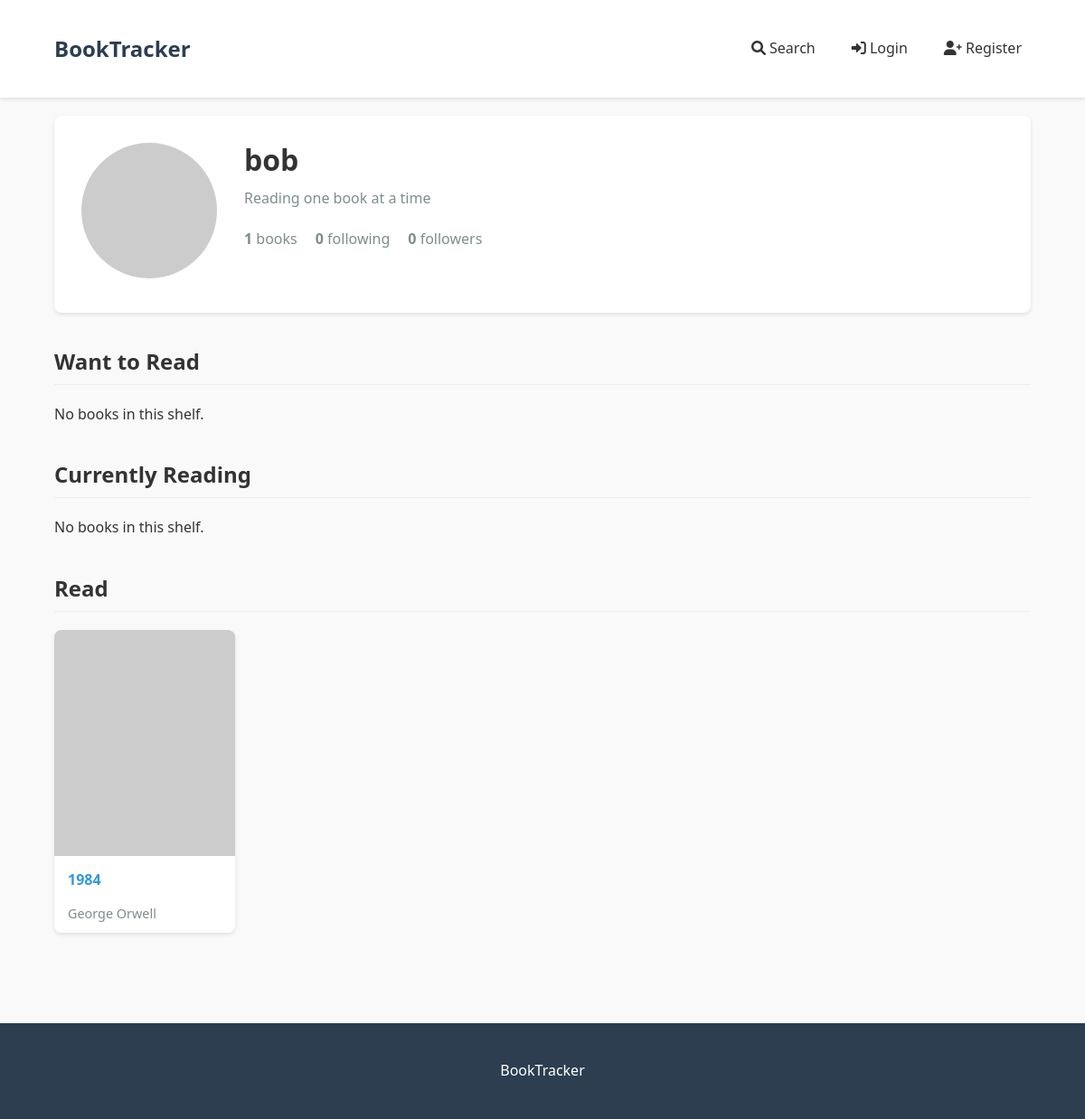
/profile/bob, run on the app's committed database.
### tables this page shows
CREATE TABLE users (
    id INTEGER PRIMARY KEY AUTOINCREMENT,
    username TEXT UNIQUE NOT NULL,
    email TEXT UNIQUE NOT NULL,
    password_hash TEXT NOT NULL,
    bio TEXT,
    profile_picture TEXT,
    created_at DATETIME DEFAULT CURRENT_TIMESTAMP,
    updated_at DATETIME DEFAULT CURRENT_TIMESTAMP
);

CREATE TABLE books (
    id INTEGER PRIMARY KEY AUTOINCREMENT,
    title TEXT NOT NULL,
    author TEXT NOT NULL,
    isbn TEXT UNIQUE,
    description TEXT,
    cover_image TEXT,
    published_date DATE,
    page_count INTEGER,
    average_rating REAL DEFAULT 0.0,
    created_at DATETIME DEFAULT CURRENT_TIMESTAMP
);

### app.py (the view)
@app.route('/profile/<username>')
def profile(username):
    conn = get_db_connection()
    user = conn.execute('''
        SELECT * FROM users WHERE username = ?
    ''', (username,)).fetchone()
    if not user:
        flash('User not found!', 'error')
        return redirect(url_for('index'))
    want_to_read = conn.execute('''
        SELECT b.* FROM user_books ub
        JOIN books b ON ub.book_id = b.id
        WHERE ub.user_id = ? AND ub.status = 'want_to_read'
    ''', (user['id'],)).fetchall()
    currently_reading = conn.execute('''
        SELECT b.* FROM user_books ub
        JOIN books b ON ub.book_id = b.id
        WHERE ub.user_id = ? AND ub.status = 'currently_reading'
    ''', (user['id'],)).fetchall()
    read = conn.execute('''
        SELECT b.* FROM user_books ub
        JOIN books b ON ub.book_id = b.id
        WHERE ub.user_id = ? AND ub.status = 'read'
    ''', (user['id'],)).fetchall()
    is_following = False
    if 'user_id' in session and session['user_id'] != user['id']:
        follow = conn.execute('''
            SELECT * FROM follows
            WHERE follower_id = ? AND following_id = ?
        ''', (session['user_id'], user['id'])).fetchone()
        is_following = follow is not None
    conn.close()
    return render_template('profile.html',
                         user=user,
                         want_to_read=want_to_read,
                         currently_reading=currently_reading,
                         read=read,
                         is_following=is_following)

### app.py (called while the page is built)
def get_db_connection():
    conn = sqlite3.connect(DATABASE)
    conn.row_factory = sqlite3.Row
    return conn

### templates/profile.html (shortened to what this page needs)
{% extends "base.html" %}
{% block content %}
    <div class="profile-header">
        <div class="profile-picture">
            <img src="{{ user['profile_picture'] or 'https://via.placeholder.com/150' }}" alt="{{ user['username'] }}">
        </div>
        <div class="profile-info">
            <h1>{{ user['username'] }}</h1>
            {% if user['bio'] %}
                <p class="bio">{{ user['bio'] }}</p>
            {% endif %}
            <div class="profile-stats">
                <span><strong>{{ want_to_read|length + currently_reading|length + read|length }}</strong> books</span>
                <span><strong>{{ follows_count|default(0) }}</strong> following</span>
                <span><strong>{{ followers_count|default(0) }}</strong> followers</span>
            </div>
        </div>
    </div>
    <div class="section">
        <h2>Want to Read</h2>
        {% if want_to_read %}
            <div class="book-grid">
                {% for book in want_to_read %}
                    <div class="book-card">
                        <a href="{{ url_for('book_detail', book_id=book['id']) }}">
                            <img src="{{ book['cover_image'] or 'https://via.placeholder.com/150x200' }}" alt="{{ book['title'] }}">
                            <h3>{{ book['title'] }}</h3>
                            <p>{{ book['author'] }}</p>
                        </a>
                    </div>
                {% endfor %}
            </div>
        {% else %}
            <p>No books in this shelf.</p>
        {% endif %}
    </div>
    <div class="section">
        <h2>Currently Reading</h2>
        {% if currently_reading %}
            <div class="book-grid">
                {% for book in currently_reading %}
                    <div class="book-card">
                        <a href="{{ url_for('book_detail', book_id=book['id']) }}">
                            <img src="{{ book['cover_image'] or 'https://via.placeholder.com/150x200' }}" alt="{{ book['title'] }}">
                            <h3>{{ book['title'] }}</h3>
                            <p>{{ book['author'] }}</p>
                        </a>
                    </div>
                {% endfor %}
            </div>
        {% else %}
            <p>No books in this shelf.</p>
        {% endif %}
    </div>
    <div class="section">
        <h2>Read</h2>
        {% if read %}
            <div class="book-grid">
                {% for book in read %}
                    <div class="book-card">
                        <a href="{{ url_for('book_detail', book_id=book['id']) }}">
                            <img src="{{ book['cover_image'] or 'https://via.placeholder.com/150x200' }}" alt="{{ book['title'] }}">
                            <h3>{{ book['title'] }}</h3>
                            <p>{{ book['author'] }}</p>
                        </a>
                    </div>
                {% endfor %}
            </div>
        {% else %}
            <p>No books in this shelf.</p>
        {% endif %}
    </div>
{% endblock %}

### static/css/style.css (style rules this page uses)
:root { --primary-color: #3498db; --secondary-color: #2ecc71; --dark-color: #2c3e50; --light-color: #ecf0f1; --danger-color: #e74c3c; --warning-color: #f39c12; --success-color: #2ecc71; --text-color: #333; --text-light: #7f8c8d; }
* { margin: 0; padding: 0; box-sizing: border-box; }
body { font-family: 'Segoe UI', Tahoma, Geneva, Verdana, sans-serif; line-height: 1.6; color: var(--text-color); background-color: #f9f9f9; }
h1, h2, h3, h4 { margin-bottom: 1rem; line-height: 1.2; }
a { text-decoration: none; color: var(--primary-color); }
img { max-width: 100%; height: auto; }
.book-grid { display: grid; grid-template-columns: repeat(auto-fill, minmax(180px, 1fr)); gap: 20px; margin: 20px 0; }
.book-card { background-color: white; border-radius: 8px; overflow: hidden; box-shadow: 0 2px 4px rgba(0, 0, 0, 0.1); transition: transform 0.3s; }
.book-card img { width: 100%; height: 250px; object-fit: cover; }
.book-card h3 { padding: 10px 15px 0; font-size: 1rem; white-space: nowrap; overflow: hidden; text-overflow: ellipsis; }
.book-card p { padding: 0 15px 10px; color: var(--text-light); font-size: 0.9rem; }
.profile-header { display: flex; gap: 30px; margin-bottom: 40px; background-color: white; padding: 30px; border-radius: 8px; box-shadow: 0 2px 4px rgba(0, 0, 0, 0.1); }
.profile-picture img { width: 150px; height: 150px; border-radius: 50%; object-fit: cover; }
.profile-info { flex: 1; }
.profile-info h1 { font-size: 2rem; margin-bottom: 10px; }
.bio { margin-bottom: 20px; color: var(--text-light); }
.profile-stats { display: flex; gap: 20px; margin-bottom: 20px; }
.profile-stats span { color: var(--text-light); }
.section { margin-bottom: 40px; }
.section h2 { margin-bottom: 20px; padding-bottom: 10px; border-bottom: 1px solid #eee; }

### data on the page
users: username "bob", bio "Reading one book at a time"
books: title "1984", author "George Orwell"

### other printed values
{{ want_to_read|length + currently_reading|length + read|length }} "1"
{{ follows_count|default(0) }} "0"
{{ followers_count|default(0) }} "0"
